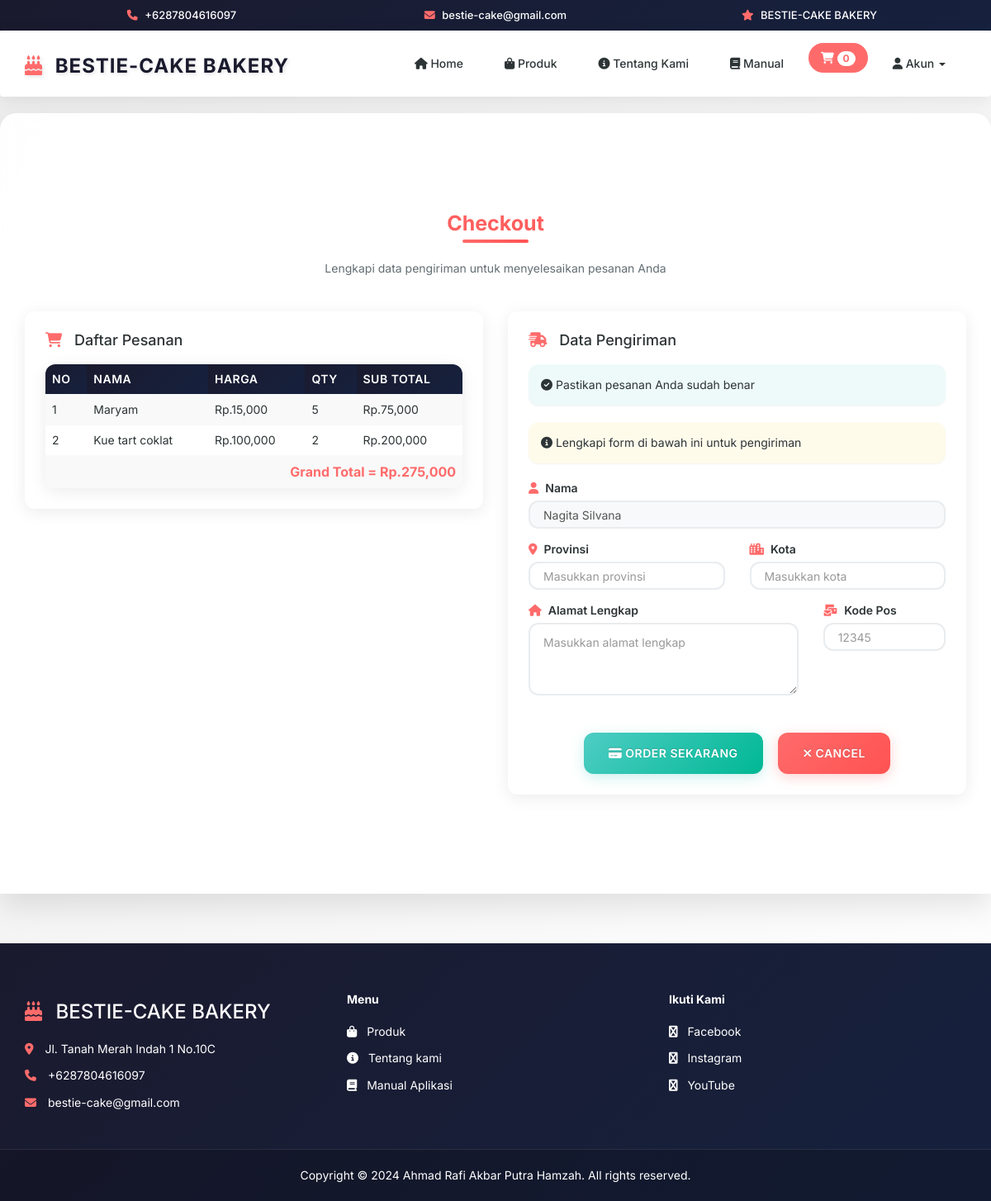
The page /checkout.php?kode_cs=C0003 on the database its author committed.
### tables this page shows
CREATE TABLE `keranjang` (
  `id_keranjang` int(11) NOT NULL,
  `kode_customer` varchar(100) NOT NULL,
  `kode_produk` varchar(100) NOT NULL,
  `nama_produk` varchar(100) NOT NULL,
  `qty` int(11) NOT NULL,
  `harga` int(11) NOT NULL
);

CREATE TABLE `customer` (
  `kode_customer` varchar(100) NOT NULL,
  `nama` varchar(100) NOT NULL,
  `email` varchar(100) NOT NULL,
  `username` varchar(100) NOT NULL,
  `password` varchar(100) NOT NULL,
  `telp` varchar(200) NOT NULL
);

### checkout.php (the view, shortened to what this page needs)
<?php
include 'header.php';
$kd = mysqli_real_escape_string($conn,$_GET['kode_cs']);
$cs = mysqli_query($conn, "SELECT * FROM customer WHERE kode_customer = '$kd'");
$rows = mysqli_fetch_assoc($cs);
?>
<div class="container" style="padding: 60px 15px 100px;">
    <h2 class="section-title">Checkout</h2>
    <p class="text-center" style="color: var(--text-light); margin-bottom: 40px;">
        Lengkapi data pengiriman untuk menyelesaikan pesanan Anda
    </p>
	<div class="row">
		<div class="col-md-6">
			<div class="thumbnail" style="padding: 25px; margin-bottom: 20px;">
				<h4 style="margin-top: 0; color: var(--text-dark); margin-bottom: 20px;">
					<i class="fa fa-shopping-cart" style="color: var(--accent-color); margin-right: 10px;"></i>
					Daftar Pesanan
				</h4>
				<table class="table table-striped" style="margin-bottom: 0;">
					<thead>
						<tr>
							<th>No</th>
							<th>Nama</th>
							<th>Harga</th>
							<th>Qty</th>
							<th>Sub Total</th>
						</tr>
					</thead>
				<?php
				$result = mysqli_query($conn, "SELECT * FROM keranjang WHERE kode_customer = '$kd'");
				$no = 1;
				$hasil = 0;
				while($row = mysqli_fetch_assoc($result)){
					?>
					<tr>
						<td><?= $no; ?></td>
						<td><?= $row['nama_produk']; ?></td>
						<td>Rp.<?= number_format($row['harga']); ?></td>
						<td><?= $row['qty']; ?></td>
						<td>Rp.<?= number_format($row['harga'] * $row['qty']);  ?></td>
					</tr>
					<?php
					$total = $row['harga'] * $row['qty'];
					$hasil += $total;
					$no++;
				}
				?>
					<tr>
						<td colspan="5" style="text-align: right; font-weight: bold; font-size: 16px; color: var(--accent-color);">
							Grand Total = Rp.<?= number_format($hasil); ?>
						</td>
					</tr>
				</table>
			</div>
		</div>
		<div class="col-md-6">
			<div class="thumbnail" style="padding: 25px;">
				<h4 style="margin-top: 0; color: var(--text-dark); margin-bottom: 20px;">
					<i class="fa fa-shipping-fast" style="color: var(--accent-color); margin-right: 10px;"></i>
					Data Pengiriman
				</h4>
				<div class="alert alert-success" style="border-radius: var(--border-radius); border: none; background: rgba(78, 205, 196, 0.1); color: var(--text-dark);">
					<i class="fa fa-check-circle"></i> Pastikan pesanan Anda sudah benar
				</div>
				<div class="alert alert-warning" style="border-radius: var(--border-radius); border: none; background: rgba(255, 217, 61, 0.1); color: var(--text-dark);">
					<i class="fa fa-info-circle"></i> Lengkapi form di bawah ini untuk pengiriman
				</div>
				<form action="proses/order.php" method="POST">
					<div class="form-group">
						<label for="inputNama" style="font-weight: 600; color: var(--text-dark);">
							<i class="fa fa-user" style="margin-right: 8px; color: var(--accent-color);"></i>Nama
						</label>
						<input type="text" class="form-control" id="inputNama" placeholder="Nama" name="nama" value="<?= $rows['nama']; ?>" readonly style="background: #f8f9fa;">
					</div>
					<div class="row">
						<div class="col-md-6">
							<div class="form-group">
								<label for="inputProvinsi" style="font-weight: 600; color: var(--text-dark);">
									<i class="fa fa-map-marker-alt" style="margin-right: 8px; color: var(--accent-color);"></i>Provinsi
								</label>
								<input type="text" class="form-control" id="inputProvinsi" placeholder="Masukkan provinsi" name="prov" required>
							</div>
						</div>
						<div class="col-md-6">
							<div class="form-group">
								<label for="inputKota" style="font-weight: 600; color: var(--text-dark);">
									<i class="fa fa-city" style="margin-right: 8px; color: var(--accent-color);"></i>Kota
								</label>
								<input type="text" class="form-control" id="inputKota" placeholder="Masukkan kota" name="kota" required>
							</div>
						</div>
					</div>
					<div class="row">
						<div class="col-md-8">
							<div class="form-group">
								<label for="inputAlamat" style="font-weight: 600; color: var(--text-dark);">
									<i class="fa fa-home" style="margin-right: 8px; color: var(--accent-color);"></i>Alamat Lengkap
								</label>
								<textarea class="form-control" id="inputAlamat" placeholder="Masukkan alamat lengkap" name="almt" rows="3" required></textarea>
							</div>
						</div>
						<div class="col-md-4">
							<div class="form-group">
								<label for="inputKodePos" style="font-weight: 600; color: var(--text-dark);">
									<i class="fa fa-mail-bulk" style="margin-right: 8px; color: var(--accent-color);"></i>Kode Pos
								</label>
								<input type="text" class="form-control" id="inputKodePos" placeholder="12345" name="kopos" required>
							</div>
						</div>
					</div>
					<div class="text-center" style="margin-top: 30px;">
						<button type="submit" class="btn btn-success" style="margin-right: 15px; padding: 15px 30px;">
							<i class="fa fa-credit-card"></i> Order Sekarang
						</button>
						<a href="keranjang.php" class="btn btn-danger" style="padding: 15px 30px;">
							<i class="fa fa-times"></i> Cancel
						</a>
					</div>
				</form>
			</div>
		</div>
	</div>
</div>
<?php
include 'footer.php';
?>

### css/style.css (style rules this page uses)
body { margin:0; padding: 0; }

### header.php (style rules this page uses)
:root { --primary-bg:#1a1a2e; --secondary-bg:#16213e; --accent-color:#ff6b6b; --accent-hover:#ff5252; --success-color:#4ecdc4; --warning-color:#ffd93d; --info-color:#6c5ce7; --text-dark:#2d3436; --text-light:#636e72; --border-radius:12px; --shadow-light:0 4px 20px rgba(0,0,0,0.08); --shadow-medium:0 8px 30px rgba(0,0,0,0.12); --shadow-heavy:0 15px 35px rgba(0,0,0,0.1); --transition:all 0.3s cubic-bezier(0.4, 0, 0.2, 1); }
* { box-sizing: border-box; }
html { scroll-behavior: smooth; }
body { background: linear-gradient(135deg,rgb(236, 236, 236) 0%,rgb(255, 255, 255) 100%); background-attachment: fixed; color: var(--text-dark); font-family: "Inter", "Segoe UI", Tahoma, Geneva, Verdana, sans-serif; line-height: 1.6; margin: 0; padding: 0; }
.section-title { background: linear-gradient(135deg, var(--accent-color), var(--accent-hover)); -webkit-background-clip: text; -webkit-text-fill-color: transparent; background-clip: text; font-weight: 700; font-size: 2.5rem; margin: 60px 0 30px 0; text-align: center; position: relative; }
.section-title::after { content: ''; position: absolute; bottom: -10px; left: 50%; transform: translateX(-50%); width: 80px; height: 4px; background: linear-gradient(135deg, var(--accent-color), var(--accent-hover)); border-radius: 2px; }
.btn { border-radius: var(--border-radius); border: none; font-weight: 600; padding: 12px 24px; text-transform: uppercase; letter-spacing: 0.5px; transition: var(--transition); position: relative; overflow: hidden; }
.btn::before { content: ''; position: absolute; top: 0; left: -100%; width: 100%; height: 100%; background: linear-gradient(90deg, transparent, rgba(255,255,255,0.2), transparent); transition: left 0.5s; }
.btn-success { background: linear-gradient(135deg, var(--success-color), #00b894); box-shadow: 0 4px 15px rgba(78, 205, 196, 0.3); }
.btn-danger { background: linear-gradient(135deg, var(--accent-color), var(--accent-hover)); box-shadow: 0 4px 15px rgba(255, 107, 107, 0.3); }
.thumbnail { border: none; border-radius: var(--border-radius); overflow: hidden; box-shadow: var(--shadow-light); transition: var(--transition); background: #ffffff; }
.table { background: #ffffff; border-radius: var(--border-radius); overflow: hidden; box-shadow: var(--shadow-light); }
.table>thead>tr>th { background: linear-gradient(135deg, var(--primary-bg), var(--secondary-bg)); color: #ffffff; border: none; font-weight: 600; text-transform: uppercase; letter-spacing: 0.5px; }
.table>tbody>tr>td { vertical-align: middle; border-color: #f8f9fa; }
.form-control { border-radius: var(--border-radius); border: 2px solid #e9ecef; box-shadow: none; padding: 12px 16px; transition: var(--transition); background: rgba(255, 255, 255, 0.9); }

### rows shown on the page
keranjang: nama_produk "Maryam", harga "15,000", qty "5", $row['harga'] * $row['qty'] "75,000"
keranjang: nama_produk "Kue tart coklat", harga "100,000", qty "2", $row['harga'] * $row['qty'] "200,000"
customer: nama "Nagita Silvana"

### other values the page prints
$hasil "275,000"
